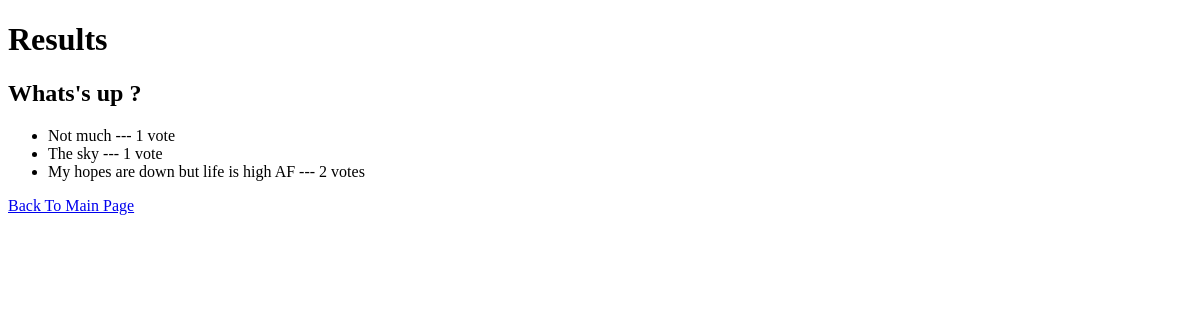
/polls/1/results/, run on an earlier commit of the app's database.
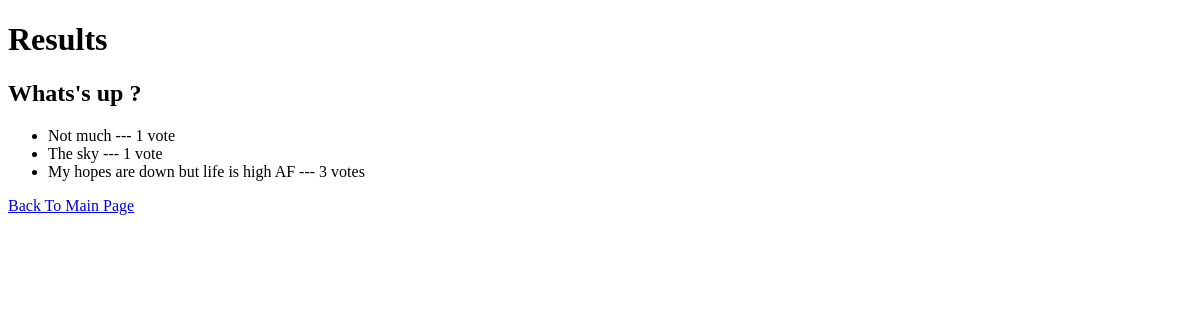
And on a later commit of the database.
### polls/models.py (models this page shows, shortened)
class Question(models.Model):
    question_text = models.CharField(max_length=200)
    pub_date = models.DateTimeField('date published')
    def was_published_recently(self):
        return timezone.now() - datetime.timedelta(days=1) <= self.pub_date <= timezone.now()
    was_published_recently.admin_order_field = 'pub_date'
    was_published_recently.boolean = True
    was_published_recently.short_description = "Published Recently"

class Choice(models.Model):
    question = models.ForeignKey(Question, on_delete=models.CASCADE)
    choice_text = models.CharField(max_length=200)
    vote = models.IntegerField(default=0)

### polls/views.py (the view)
# urls.py: path('<int:pk>/results/', views.ResultView.as_view(), name='results'),
class ResultView(generic.DetailView):
    model = Question
    template_name = 'polls/results.html'

### polls/templates/polls/results.html (shortened to what this page needs)
<!DOCTYPE html>
<html lang="en">
<head>
</head>
<body>
    <h1>Results</h1>
    <h2>{{ question.question_text }}</h2>
    <ul>
        {% for choice in question.choice_set.all %}
        <li>{{ choice.choice_text }} --- {{ choice.vote }} vote{{ choice.vote|pluralize }}</li>
        {% endfor %}
    </ul>
    <a href="{% url 'polls:index' %}">Back To Main Page</a>
</body>
</html>

What changed in the data, as far as the page shows it:
changed Choice "My hopes are down but life is high AF": vote "2" → "3"
